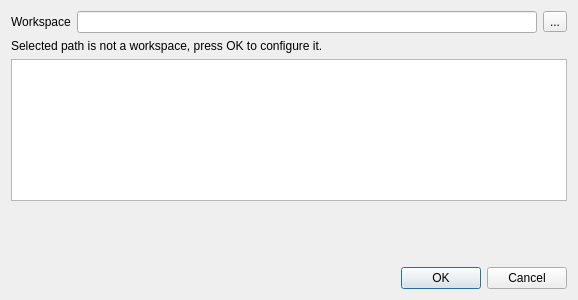
<?xml version="1.0" encoding="UTF-8"?>
<ui version="4.0">
 <class>Dialog</class>
 <widget class="QDialog" name="Dialog">
  <property name="windowModality">
   <enum>Qt::WindowModal</enum>
  </property>
  <property name="geometry">
   <rect>
    <x>0</x>
    <y>0</y>
    <width>578</width>
    <height>300</height>
   </rect>
  </property>
  <property name="sizePolicy">
   <sizepolicy hsizetype="Preferred" vsizetype="Preferred">
    <horstretch>0</horstretch>
    <verstretch>0</verstretch>
   </sizepolicy>
  </property>
  <property name="windowTitle">
   <string>Load</string>
  </property>
  <property name="modal">
   <bool>true</bool>
  </property>
  <layout class="QVBoxLayout" name="verticalLayout_2">
   <item>
    <layout class="QVBoxLayout" name="verticalLayout" stretch="0,0,1,0,0,0">
     <item>
      <layout class="QHBoxLayout" name="horizontalLayout">
       <item>
        <widget class="QLabel" name="label">
         <property name="text">
          <string>Workspace</string>
         </property>
        </widget>
       </item>
       <item>
        <widget class="QLineEdit" name="workspace_path">
         <property name="readOnly">
          <bool>true</bool>
         </property>
        </widget>
       </item>
       <item>
        <widget class="QToolButton" name="btn_workspace">
         <property name="text">
          <string>...</string>
         </property>
        </widget>
       </item>
      </layout>
     </item>
     <item>
      <layout class="QHBoxLayout" name="horizontalLayout_2">
       <item>
        <widget class="QLabel" name="label_not_configured">
         <property name="text">
          <string>Selected path is not a workspace, press OK to configure it.</string>
         </property>
        </widget>
       </item>
      </layout>
     </item>
     <item>
      <widget class="QTableView" name="table_data"/>
     </item>
     <item>
      <spacer name="verticalSpacer">
       <property name="orientation">
        <enum>Qt::Vertical</enum>
       </property>
       <property name="sizeHint" stdset="0">
        <size>
         <width>20</width>
         <height>40</height>
        </size>
       </property>
      </spacer>
     </item>
     <item>
      <widget class="QLabel" name="status">
       <property name="text">
        <string/>
       </property>
      </widget>
     </item>
     <item>
      <widget class="QDialogButtonBox" name="buttons">
       <property name="orientation">
        <enum>Qt::Horizontal</enum>
       </property>
       <property name="standardButtons">
        <set>QDialogButtonBox::Cancel|QDialogButtonBox::Ok</set>
       </property>
      </widget>
     </item>
    </layout>
   </item>
  </layout>
 </widget>
 <resources/>
 <connections>
  <connection>
   <sender>buttons</sender>
   <signal>rejected()</signal>
   <receiver>Dialog</receiver>
   <slot>reject()</slot>
   <hints>
    <hint type="sourcelabel">
     <x>316</x>
     <y>260</y>
    </hint>
    <hint type="destinationlabel">
     <x>286</x>
     <y>274</y>
    </hint>
   </hints>
  </connection>
  <connection>
   <sender>buttons</sender>
   <signal>accepted()</signal>
   <receiver>Dialog</receiver>
   <slot>accept()</slot>
   <hints>
    <hint type="sourcelabel">
     <x>248</x>
     <y>254</y>
    </hint>
    <hint type="destinationlabel">
     <x>157</x>
     <y>274</y>
    </hint>
   </hints>
  </connection>
 </connections>
</ui>
